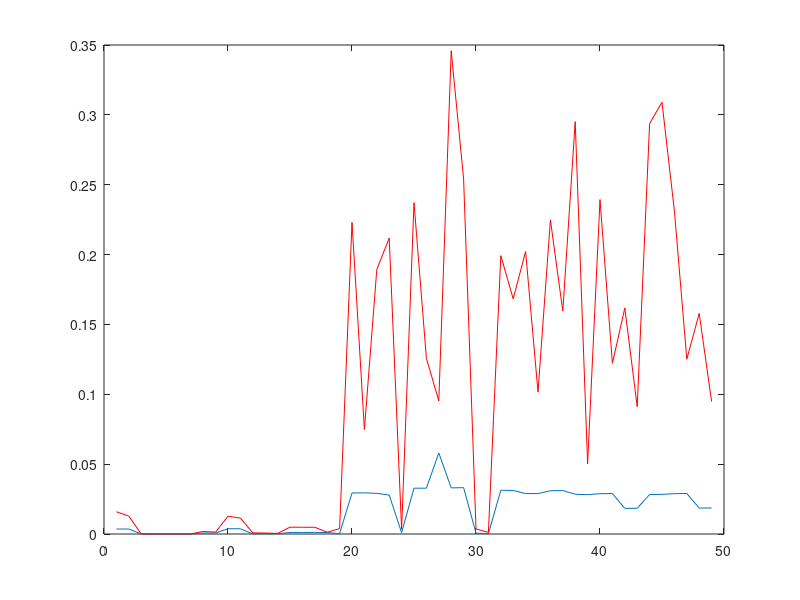
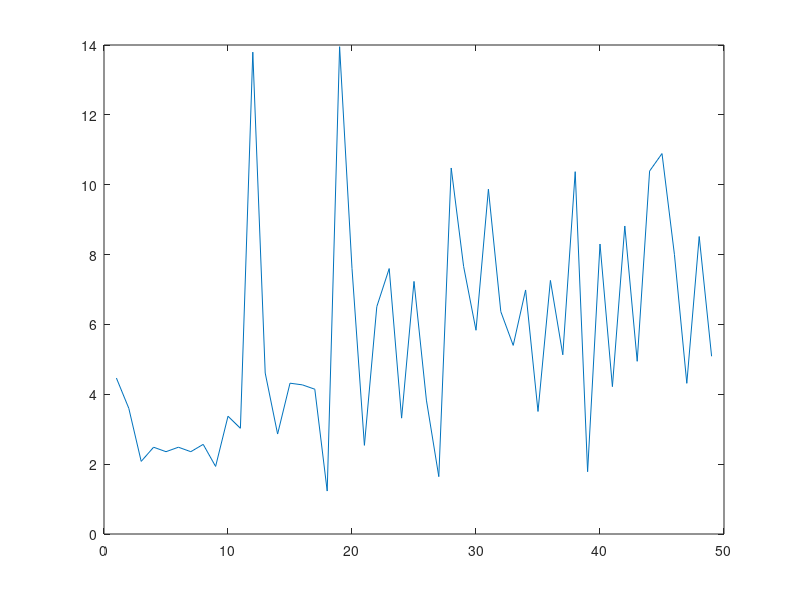
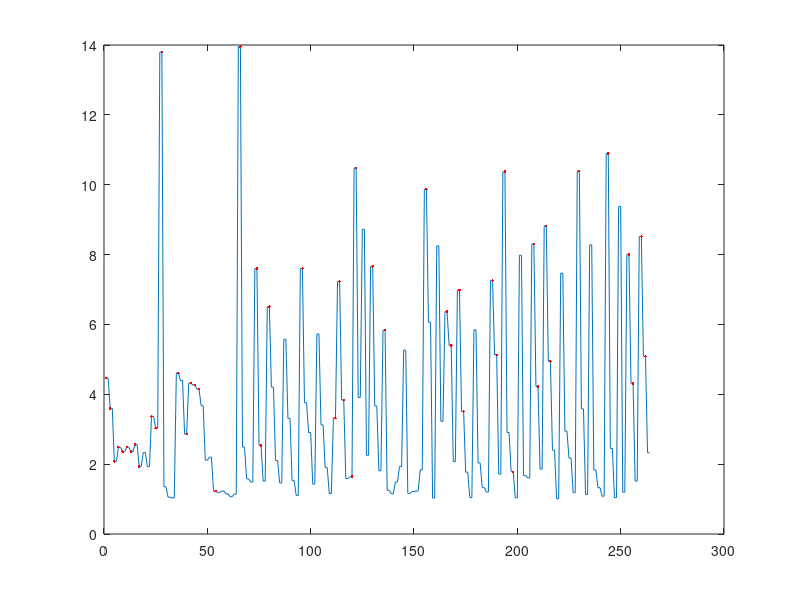

Recreate these plots in MATLAB, in order.

clear all; close all;

format_str = {'r', 'b.', 'gs', 'k'};
% load simple_resv1_2_4_pss_period_try1_max_peak_all_improved_record_more/CellSearch_test1to33_twist0_fo-140to140_resv2_numPtry1_Prange160_parTh15_numPth0.5.mat;
% load simple_resv1_2_4_pss_period_try1_max_peak_all_improved_record_more_ex_gain2.4/CellSearch_test1to33_twist0_fo-140to140_resv2_numPtry1_Prange160_parTh15_numPth0.5.mat;
load simple_resv1_2_4_pss_period_try1_max_peak_all_improved_record_more_ex_gain2/CellSearch_test1to33_twist0_fo-140to140_resv2_numPtry1_Prange160_parTh15_numPth0.5.mat;

idx_raw = [];
z_th1_store_raw = [];
pow_store_raw = [];
z_th1_store = [];
pow_store = [];
top_idx = [];
sub_idx = [];
for i = 1 : length(cell_info)
    a = cell_info{i};
    for k = 1 : length(a)
        z_th1_store_raw = [z_th1_store_raw a(k).Z_th1];
        pow_store_raw = [pow_store_raw a(k).pow];
        flag = 0;
        if ~isnan(a(k).n_id_cell)
            flag = 1;
            z_th1_store = [z_th1_store a(k).Z_th1];
            pow_store = [pow_store a(k).pow];
            top_idx = [top_idx i];
            sub_idx = [sub_idx k];
        end
        idx_raw = [idx_raw flag];
    end
end

figure;
plot(z_th1_store); hold on;
plot(pow_store, 'r');

figure;
plot(pow_store./z_th1_store);

figure;
plot(pow_store_raw./z_th1_store_raw); hold on;

idx = find(idx_raw);
plot(idx, pow_store_raw(idx)./z_th1_store_raw(idx), 'r.'); hold on;
